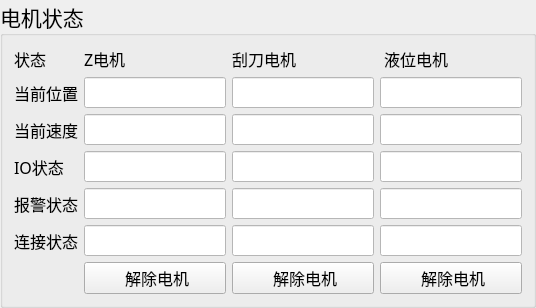
           <widget class="QGroupBox" name="groupBox_11">
            <property name="font">
             <font>
              <family>新宋体</family>
              <pointsize>16</pointsize>
             </font>
            </property>
            <property name="title">
             <string>电机状态</string>
            </property>
            <layout class="QHBoxLayout" name="horizontalLayout_19">
             <item>
              <layout class="QGridLayout" name="gridLayout_17" rowstretch="1,3,3,3,3,3,0">
               <item row="5" column="2">
                <widget class="QLineEdit" name="lineEdit_state_knife_connectsate">
                 <property name="font">
                  <font>
                   <family>新宋体</family>
                   <pointsize>12</pointsize>
                  </font>
                 </property>
                 <property name="styleSheet">
                  <string notr="true">background-color: rgb(255, 255, 255);</string>
                 </property>
                 <property name="alignment">
                  <set>Qt::AlignCenter</set>
                 </property>
                </widget>
               </item>
               <item row="0" column="3">
                <widget class="QLabel" name="label_79">
                 <property name="font">
                  <font>
                   <family>新宋体</family>
                   <pointsize>12</pointsize>
                  </font>
                 </property>
                 <property name="text">
                  <string> 液位电机</string>
                 </property>
                </widget>
               </item>
               <item row="3" column="0">
                <widget class="QLabel" name="label_75">
                 <property name="font">
                  <font>
                   <family>新宋体</family>
                   <pointsize>12</pointsize>
                  </font>
                 </property>
                 <property name="text">
                  <string>IO状态</string>
                 </property>
                </widget>
               </item>
               <item row="2" column="0">
                <widget class="QLabel" name="label_63">
                 <property name="font">
                  <font>
                   <family>新宋体</family>
                   <pointsize>12</pointsize>
                  </font>
                 </property>
                 <property name="text">
                  <string>当前速度</string>
                 </property>
                </widget>
               </item>
               <item row="2" column="3">
                <widget class="QLineEdit" name="lineEdit_state_liqut__speed">
                 <property name="font">
                  <font>
                   <family>新宋体</family>
                   <pointsize>12</pointsize>
                  </font>
                 </property>
                 <property name="styleSheet">
                  <string notr="true">background-color: rgb(255, 255, 255);</string>
                 </property>
                 <property name="alignment">
                  <set>Qt::AlignCenter</set>
                 </property>
                </widget>
               </item>
               <item row="1" column="2">
                <widget class="QLineEdit" name="lineEdit_state_knife_pos">
                 <property name="font">
                  <font>
                   <family>新宋体</family>
                   <pointsize>12</pointsize>
                  </font>
                 </property>
                 <property name="styleSheet">
                  <string notr="true">background-color: rgb(255, 255, 255);</string>
                 </property>
                 <property name="alignment">
                  <set>Qt::AlignCenter</set>
                 </property>
                </widget>
               </item>
               <item row="0" column="2">
                <widget class="QLabel" name="label_78">
                 <property name="font">
                  <font>
                   <family>新宋体</family>
                   <pointsize>12</pointsize>
                  </font>
                 </property>
                 <property name="text">
                  <string>刮刀电机</string>
                 </property>
                </widget>
               </item>
               <item row="1" column="0">
                <widget class="QLabel" name="label_31">
                 <property name="font">
                  <font>
                   <family>新宋体</family>
                   <pointsize>12</pointsize>
                  </font>
                 </property>
                 <property name="text">
                  <string>当前位置</string>
                 </property>
                </widget>
               </item>
               <item row="5" column="3">
                <widget class="QLineEdit" name="lineEdit_state_liqut_connectsate">
                 <property name="font">
                  <font>
                   <family>新宋体</family>
                   <pointsize>12</pointsize>
                  </font>
                 </property>
                 <property name="styleSheet">
                  <string notr="true">background-color: rgb(255, 255, 255);</string>
                 </property>
                 <property name="alignment">
                  <set>Qt::AlignCenter</set>
                 </property>
                </widget>
               </item>
               <item row="4" column="2">
                <widget class="QLineEdit" name="lineEdit_state_knife_alarmcode">
                 <property name="font">
                  <font>
                   <family>新宋体</family>
                   <pointsize>12</pointsize>
                  </font>
                 </property>
                 <property name="styleSheet">
                  <string notr="true">background-color: rgb(255, 255, 255);</string>
                 </property>
                 <property name="alignment">
                  <set>Qt::AlignCenter</set>
                 </property>
                </widget>
               </item>
               <item row="0" column="1">
                <widget class="QLabel" name="label_77">
                 <property name="font">
                  <font>
                   <family>新宋体</family>
                   <pointsize>12</pointsize>
                  </font>
                 </property>
                 <property name="text">
                  <string>Z电机</string>
                 </property>
                </widget>
               </item>
               <item row="4" column="3">
                <widget class="QLineEdit" name="lineEdit_state_liqut__alarmcode">
                 <property name="font">
                  <font>
                   <family>新宋体</family>
                   <pointsize>12</pointsize>
                  </font>
                 </property>
                 <property name="styleSheet">
                  <string notr="true">background-color: rgb(255, 255, 255);</string>
                 </property>
                 <property name="alignment">
                  <set>Qt::AlignCenter</set>
                 </property>
                </widget>
               </item>
               <item row="2" column="1">
                <widget class="QLineEdit" name="lineEdit_state_Z_speed">
                 <property name="font">
                  <font>
                   <family>新宋体</family>
                   <pointsize>12</pointsize>
                  </font>
                 </property>
                 <property name="styleSheet">
                  <string notr="true">background-color: rgb(255, 255, 255);</string>
                 </property>
                 <property name="alignment">
                  <set>Qt::AlignCenter</set>
                 </property>
                </widget>
               </item>
               <item row="0" column="0">
                <widget class="QLabel" name="label_30">
                 <property name="font">
                  <font>
                   <family>新宋体</family>
                   <pointsize>12</pointsize>
                  </font>
                 </property>
                 <property name="text">
                  <string>状态</string>
                 </property>
                </widget>
               </item>
               <item row="4" column="0">
                <widget class="QLabel" name="label_76">
                 <property name="font">
                  <font>
                   <family>新宋体</family>
                   <pointsize>12</pointsize>
                  </font>
                 </property>
                 <property name="text">
                  <string>报警状态</string>
                 </property>
                </widget>
               </item>
               <item row="2" column="2">
                <widget class="QLineEdit" name="lineEdit_state_knife_speed">
                 <property name="font">
                  <font>
                   <family>新宋体</family>
                   <pointsize>12</pointsize>
                  </font>
                 </property>
                 <property name="styleSheet">
                  <string notr="true">background-color: rgb(255, 255, 255);</string>
                 </property>
                 <property name="alignment">
                  <set>Qt::AlignCenter</set>
                 </property>
                </widget>
               </item>
               <item row="3" column="1">
                <widget class="QLineEdit" name="lineEdit_state_Z_status">
                 <property name="font">
                  <font>
                   <family>新宋体</family>
                   <pointsize>12</pointsize>
                  </font>
                 </property>
                 <property name="styleSheet">
                  <string notr="true">background-color: rgb(255, 255, 255);</string>
                 </property>
                 <property name="alignment">
                  <set>Qt::AlignCenter</set>
                 </property>
                </widget>
               </item>
               <item row="1" column="3">
                <widget class="QLineEdit" name="lineEdit_state_liqut_pos">
                 <property name="font">
                  <font>
                   <family>新宋体</family>
                   <pointsize>12</pointsize>
                  </font>
                 </property>
                 <property name="styleSheet">
                  <string notr="true">background-color: rgb(255, 255, 255);</string>
                 </property>
                 <property name="alignment">
                  <set>Qt::AlignCenter</set>
                 </property>
                </widget>
               </item>
               <item row="1" column="1">
                <widget class="QLineEdit" name="lineEdit_state_Z_pos">
                 <property name="font">
                  <font>
                   <family>新宋体</family>
                   <pointsize>12</pointsize>
                  </font>
                 </property>
                 <property name="styleSheet">
                  <string notr="true">background-color: rgb(255, 255, 255);</string>
                 </property>
                 <property name="alignment">
                  <set>Qt::AlignCenter</set>
                 </property>
                </widget>
               </item>
               <item row="3" column="2">
                <widget class="QLineEdit" name="lineEdit_state_knife_status">
                 <property name="font">
                  <font>
                   <family>新宋体</family>
                   <pointsize>12</pointsize>
                  </font>
                 </property>
                 <property name="styleSheet">
                  <string notr="true">background-color: rgb(255, 255, 255);</string>
                 </property>
                 <property name="alignment">
                  <set>Qt::AlignCenter</set>
                 </property>
                </widget>
               </item>
               <item row="4" column="1">
                <widget class="QLineEdit" name="lineEdit_state_Z_alarmcode">
                 <property name="font">
                  <font>
                   <family>新宋体</family>
                   <pointsize>12</pointsize>
                  </font>
                 </property>
                 <property name="styleSheet">
                  <string notr="true">background-color: rgb(255, 255, 255);</string>
                 </property>
                 <property name="alignment">
                  <set>Qt::AlignCenter</set>
                 </property>
                </widget>
               </item>
               <item row="5" column="1">
                <widget class="QLineEdit" name="lineEdit_state_Z_connectsate">
                 <property name="font">
                  <font>
                   <family>新宋体</family>
                   <pointsize>12</pointsize>
                  </font>
                 </property>
                 <property name="styleSheet">
                  <string notr="true">background-color: rgb(255, 255, 255);</string>
                 </property>
                 <property name="alignment">
                  <set>Qt::AlignCenter</set>
                 </property>
                </widget>
               </item>
               <item row="5" column="0">
                <widget class="QLabel" name="label_80">
                 <property name="font">
                  <font>
                   <family>新宋体</family>
                   <pointsize>12</pointsize>
                  </font>
                 </property>
                 <property name="text">
                  <string>连接状态</string>
                 </property>
                </widget>
               </item>
               <item row="3" column="3">
                <widget class="QLineEdit" name="lineEdit_state_liqut__status">
                 <property name="font">
                  <font>
                   <family>新宋体</family>
                   <pointsize>12</pointsize>
                  </font>
                 </property>
                 <property name="styleSheet">
                  <string notr="true">background-color: rgb(255, 255, 255);</string>
                 </property>
                 <property name="alignment">
                  <set>Qt::AlignCenter</set>
                 </property>
                </widget>
               </item>
               <item row="6" column="1">
                <widget class="QPushButton" name="btn_Z_clearalarmcode">
                 <property name="font">
                  <font>
                   <family>新宋体</family>
                   <pointsize>12</pointsize>
                  </font>
                 </property>
                 <property name="text">
                  <string> 解除电机</string>
                 </property>
                </widget>
               </item>
               <item row="6" column="2">
                <widget class="QPushButton" name="btn_knife_clearalarmcode">
                 <property name="font">
                  <font>
                   <family>新宋体</family>
                   <pointsize>12</pointsize>
                  </font>
                 </property>
                 <property name="text">
                  <string> 解除电机</string>
                 </property>
                </widget>
               </item>
               <item row="6" column="3">
                <widget class="QPushButton" name="btn_liqut_clearalarmcode">
                 <property name="font">
                  <font>
                   <family>新宋体</family>
                   <pointsize>12</pointsize>
                  </font>
                 </property>
                 <property name="text">
                  <string> 解除电机</string>
                 </property>
                </widget>
               </item>
              </layout>
             </item>
            </layout>
           </widget>
